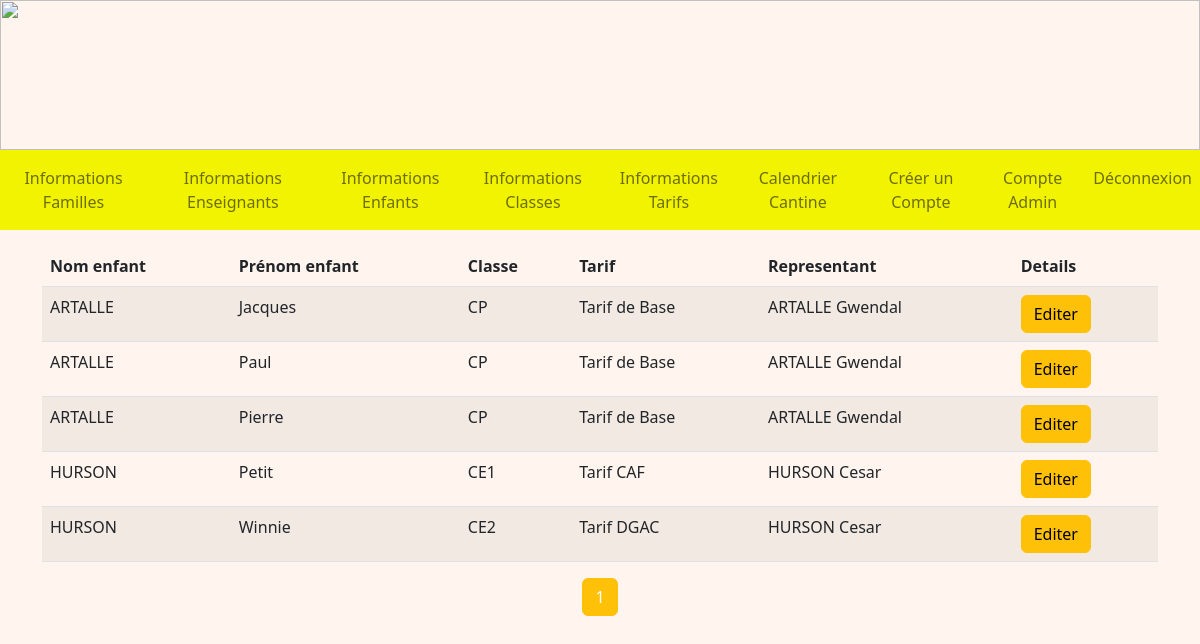
/infosEnfants (signed in), run on an earlier commit of the app's database.
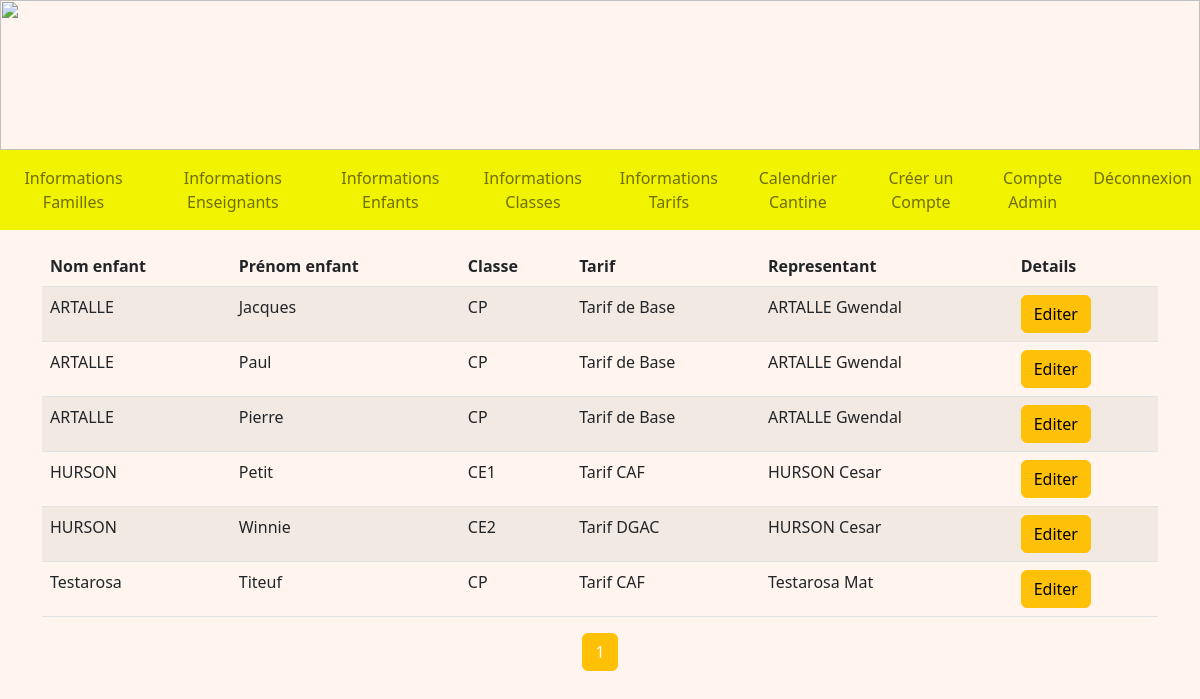
And on a later commit of the database.
### tables this page shows
CREATE TABLE Enfant (
  code_enfant integer primary key autoincrement,
  nom_enfant TEXT NOT NULL,
  prenom_enfant TEXT NOT NULL,
  code_tarif integer NOT NULL,
  code_classe integer NOT NULL,
  code_representant integer NOT NULL,
  code_formule integer NOT NULL,
  FOREIGN KEY (code_tarif) REFERENCES Tarif(code_tarif),
  FOREIGN KEY (code_classe) REFERENCES Classe(code_classe),
  FOREIGN KEY (code_representant) REFERENCES Representant(code_representant)
  FOREIGN KEY (code_formule) REFERENCES Formule(code_formule)
);

CREATE TABLE Classe (
  code_classe integer primary key autoincrement,
  nom_classe TEXT NOT NULL,
  code_type integer NOT NULL,
  FOREIGN KEY(code_type) REFERENCES TypeDeClasse(code_type)
);

CREATE TABLE Tarif (
  code_tarif integer primary key autoincrement,
  nom_tarif TEXT NOT NULL,
  tarif float NOT NULL
);

CREATE TABLE Representant (
  code_representant integer primary key autoincrement,
  nom_representant TEXT NOT NULL,
  prenom_representant TEXT NOT NULL,
  telephone TEXT,
  email TEXT,
  identifiant TEXT NOT NULL,
  FOREIGN KEY (identifiant) REFERENCES Compte(identifiant)
);

### admin.py (the view)
@app.route('/infosEnfants', methods = ["GET"])
@login_required
def infosEnfants():
    db = get_db()
    cur = db.cursor()
    user = cur.execute("SELECT type_compte FROM Compte WHERE identifiant = ?", (flask_login.current_user.name, )).fetchone()
    if user[0] == 'Admin':
        page_size = 10
        page = int(request.args.get('page', '1'))
        enfants = cur.execute("SELECT E.nom_enfant, E.prenom_enfant, C.nom_classe, T.nom_tarif, R.nom_representant, R.prenom_representant, E.code_enfant FROM Enfant AS E "
        "INNER JOIN Classe AS C ON E.code_classe = C.code_classe INNER JOIN Tarif AS T ON T.code_tarif = E.code_tarif "
        "INNER JOIN Representant AS R ON R.code_representant = E.code_representant ORDER BY E.nom_enfant, E.prenom_enfant").fetchall()
        page_total = int(len(enfants)/page_size) + 1
        return render_template('A_infosEnfants.html', enfants=enfants[((page-1) * page_size) : (page * page_size)], list_of_page = range(1, page_total + 1), page_total = page_total, page = page)
    if user[0] == 'Enseignant':
        return redirect(url_for('accueilEnseignant'))
    return redirect(url_for('accueil'))

### main.py (called while the page is built)
@login_manager.user_loader
def load_user(user_id):
    db = get_db()
    cur = db.cursor()
    user = cur.execute('SELECT identifiant, mot_de_passe FROM Compte WHERE identifiant=?', (user_id, )).fetchone()
    return User(user[0], user[1])

def get_db():
    if 'db' not in g:
        g.db = sqlite3.connect(DATABASE)
    return g.db

@app.teardown_appcontext
def close_connection(exception):
    db = g.pop('db', None)
    if db is not None:
        db.close()

### templates/A_infosEnfants.html (shortened to what this page needs)
<!DOCTYPE html>
<html>
<head>
    {% extends "A_layout.html" %}
    {% block content %}
    <div class="container mt-3">
        <table class="table table-striped">
            <thead>
                <tr>
                    <th scope="col">Nom enfant</th>
                    <th scope="col">Prénom enfant</th>
                    <th scope="col">Classe</th>
                    <th scope="col">Tarif</th>
                    <th scope="col">Representant</th>
                    <th scope="col">Details</th>
                </tr>
            </thead>
            <tbody>
                {% for enfant in enfants %}
                <tr>
                    <td>{{ enfant[0] }}</td>
                    <td>{{ enfant[1] }}</td>
                    <td>{{ enfant[2] }}</td>
                    <td>{{ enfant[3] }}</td>
                    <td>{{ enfant[4] }} {{ enfant[5] }}</td>
                    <td>
                        <a href="/detailsEnfant/{{ enfant[6] }}" class="btn btn-warning">Editer</a>
                    </td>
                </tr>
                {% endfor %}
            </tbody>
        </table>
        <nav aria-label="Page navigation">
            <ul class="pagination justify-content-center">
                {% for page_number in list_of_page %}
                {% if page_number == page %}
                <li class="page-item active">
                    <a class="page-link link-warning mb-3" href="/infosEnfants?page={{ page_number }}">{{ page_number }}</a>
                </li>
                {% else %}
                <li class="page-item">
                    <a class="page-link link-warning mb-3" href="/infosEnfants?page={{ page_number }}">{{ page_number }}</a>
                </li>
                {% endif %}
                {% endfor %}
            </ul>
        </nav>
    </div>
    {% endblock %}

### templates/A_layout.html (shortened to what this page needs)
<!DOCTYPE html>
<html lang="fr">
<head>
    <link href="https://cdn.jsdelivr.net/npm/bootstrap@5.2.0-beta1/dist/css/bootstrap.min.css" rel="stylesheet"
>
    <link rel="stylesheet" href="/static/css/main.css">
</head>
<body>
    <img style="width: 100%; height: 150px;"
        src="https://www.logarric.com/wp-content/uploads/2014/06/calendreta-lo-garric3.png" alt="">
    <nav class="navbar navbar-expand-lg nav-fill navbar-light" style="background-color: #f1f301;">
        <div class="collapse navbar-collapse" id="navbarNavDropdown">
            <ul class="navbar-nav">
                <li class="nav-item float-right">
                    <a class="nav-link" btn-outline-success href="/infosFamilles">Informations Familles</a>
                </li>
                <li class="nav-item float-right">
                    <a class="nav-link" btn-outline-success href="/infosEnseignants">Informations Enseignants</a>
                </li>
                <li class="nav-item float-right">
                    <a class="nav-link" btn-outline-success href="/infosEnfants">Informations Enfants</a>
                </li>
                <li class="nav-item float-right">
                    <a class="nav-link" btn-outline-success href="/infosClasses">Informations Classes</a>
                </li>
                <li class="nav-item float-right">
                    <a class="nav-link" btn-outline-success href="/infosTarifs">Informations Tarifs</a>
                </li>
                <li class="nav-item float-right">
                    <a class="nav-link" btn-outline-success href="/calendrier">Calendrier Cantine</a>
                </li>
                <li class="nav-item float-right">
                    <a class="nav-link" btn-outline-success href="/comptes">Créer un Compte</a>
                </li>
                <li class="nav-item float-right">
                    <a class="nav-link" btn-outline-success href="/accueilAdmin">Compte Admin</a>
                </li>
                <li class="nav-item float-right">
                    <a class="nav-link" btn-outline-success href="/deconnexion">Déconnexion</a>
                </li>
            </ul>
        </div>
    </nav>
    {% block content %}
    {% endblock %}
</html>

### static/css/main.css (style rules this page uses)
body { background-repeat: no-repeat; background-color:rgb(265,245,238); height: 110px; margin: 0px; }
.page-item.active .page-link { color: #fff !important; background: #ffc107 !important; }
.page-item:last-child, .page-item:first-child, .page-link { border-color : #ffc107 !important; }

What changed in the data, as far as the page shows it:
added Enfant: nom_enfant "Testarosa", prenom_enfant "Titeuf", nom_classe "CP", nom_tarif "Tarif CAF", nom_representant "Testarosa", prenom_representant "Mat"
